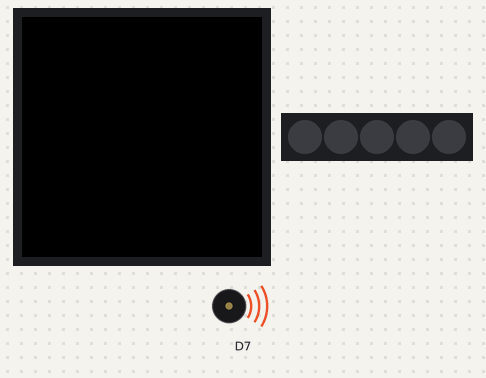
This sketch was run on a simulated Arduino MKR. Parts: 240×240 colour display, 5 RGB LEDs in strip order, left to right, buzzer (waves = sounding).

Above: at 0.3 s.
At 57.1 s:
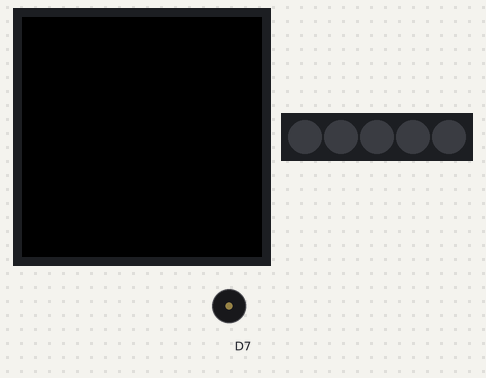
Timing chart, 0 to 58.6 s (numbered marks = the images above):
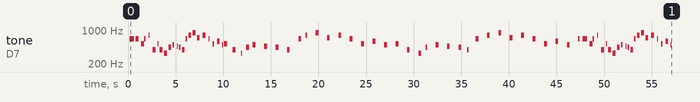

The sketch:

himno-spain.ino
```cpp
// (licence header left out)
// Include the Arduino MKR IoT Carrier header file (Library)
#include <Arduino_MKRIoTCarrier.h>

// Create an instance of the MKRIoTCarrier class
MKRIoTCarrier carrier;

void setup() {
  // Initialize the Arduino MKR IoT Carrier
  carrier.begin();
  // Initialize the serial communication at 9600 baud rate
  Serial.begin(9600);

  // Define the frequencies for each note in the "Super Mario Bros" theme
  int notes[] = {
    // Intro
    659, 659, 0, 659, 0, 523, 659, 0, 784, 0, 392, 0, 523, 0,
    392, 0, 330, 0, 440, 0, 494, 0, 466, 0, 440, 0, 392, 0, 659, 0, 784, 0, 880, 0, 698, 0, 784, 0, 659, 0, 523, 0, 587, 0, 494, 0,
    // Part 1
    523, 0, 0, 0, 392, 0, 0, 0, 330, 0, 0, 0, 440, 0, 0, 0, 494, 0, 0, 0, 466, 0, 0, 0, 440, 0, 0, 0, 392, 0, 0, 0, 659, 0, 0, 0, 784, 0, 0, 0, 880, 0, 0, 0, 698, 0, 0, 0, 784, 0, 0, 0, 659, 0, 0, 0, 523, 0, 0, 0, 587, 0, 0, 0, 494, 0, 0, 0,
    // Part 2
    523, 0, 0, 0, 392, 0, 0, 0, 330, 0, 0, 0, 440, 0, 0, 0, 494, 0, 0, 0, 466, 0, 0, 0, 440, 0, 0, 0, 392, 0, 0, 0, 659, 0, 0, 0, 784, 0, 0, 0, 880, 0, 0, 0, 698, 0, 0, 0, 784, 0, 0, 0, 659, 0, 0, 0, 523, 0, 0, 0, 587, 0, 0, 0, 494, 0, 0, 0,
    // Part 3
    659, 0, 659, 659, 0, 523, 659, 0, 784, 0, 392, 0, 523, 0,
    392, 0, 330, 0, 440, 0, 494, 0, 466, 0, 440, 0, 392, 0, 659, 0, 784, 0, 880, 0, 698, 0, 784, 0, 659, 0, 523, 0, 587, 0, 494, 0
  };

  // Define the durations (in milliseconds) for each note
  int durations[] = {
    // Intro
    150, 300, 150, 300, 300, 300, 150, 300, 150, 300, 300, 225, 75, 150, 300, 150, 300, 150, 300, 150, 150, 300, 75, 150, 150, 150, 300, 75, 150, 150, 300, 150, 300, 150, 300, 300, 300, 300, 150, 300, 150, 300, 300, 225, 75, 150, 300, 150, 300, 150, 300, 150, 150, 300, 75, 150, 150, 150, 300, 75, 150, 150,
    // Part 1
    300, 300, 300, 300, 300, 300, 300, 300, 300, 300, 300, 300, 300, 300, 300, 300, 300, 150, 150, 150, 150, 300, 300, 300, 300, 300, 300, 300, 300, 300, 300, 300, 300, 300, 300, 300, 300, 300, 300, 300, 300, 300, 300, 300, 300, 300, 300, 300, 300, 300, 300, 300, 300, 300, 300, 300, 300, 300, 300, 300, 300,
    // Part 2
    150, 150, 150, 150, 300, 300, 300, 300, 300, 300, 300, 300, 300, 300, 300, 300, 300, 150, 150, 150, 150, 300, 300, 300, 300, 300, 300, 300, 300, 300, 300, 300, 300, 300, 300, 300, 300, 300, 300, 300, 300, 300, 300, 300, 300, 300, 300, 300, 300, 300, 300, 300, 300, 300, 300, 300, 300, 300, 300,
    // Part 3
    150, 300, 150, 300, 300, 300, 150, 300, 150, 300, 300, 225, 75, 150, 300, 150, 300, 150, 300, 150, 150, 300, 75, 150, 150, 150, 300, 75, 150, 150, 300, 150, 300, 150, 300, 300, 300, 300, 150, 300, 150, 300, 300, 225, 75, 150, 300, 150, 300, 150, 300, 150, 150, 300, 75, 150, 150, 150, 300, 75, 150, 150
  };

  // Play the "Super Mario Bros" theme by iterating through the notes and durations
  for (int i = 0; i < sizeof(notes) / sizeof(notes[0]); i++) {
    carrier.Buzzer.beep(notes[i], durations[i]);
  }
}

void loop() {
  // Your code goes here
}
```
